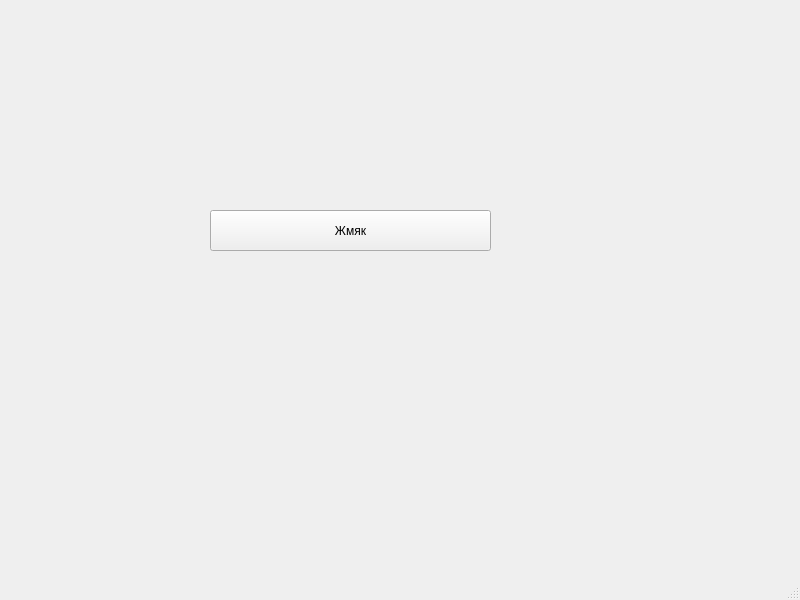
<?xml version="1.0" encoding="UTF-8"?>
<ui version="4.0">
 <class>MainWindow</class>
 <widget class="QMainWindow" name="MainWindow">
  <property name="geometry">
   <rect>
    <x>0</x>
    <y>0</y>
    <width>800</width>
    <height>600</height>
   </rect>
  </property>
  <property name="windowTitle">
   <string>MainWindow</string>
  </property>
  <widget class="QWidget" name="centralwidget">
   <widget class="QPushButton" name="pushButton">
    <property name="geometry">
     <rect>
      <x>210</x>
      <y>210</y>
      <width>281</width>
      <height>41</height>
     </rect>
    </property>
    <property name="text">
     <string>Жмяк</string>
    </property>
   </widget>
  </widget>
  <widget class="QMenuBar" name="menubar">
   <property name="geometry">
    <rect>
     <x>0</x>
     <y>0</y>
     <width>800</width>
     <height>21</height>
    </rect>
   </property>
  </widget>
  <widget class="QStatusBar" name="statusbar"/>
 </widget>
 <resources/>
 <connections/>
</ui>
